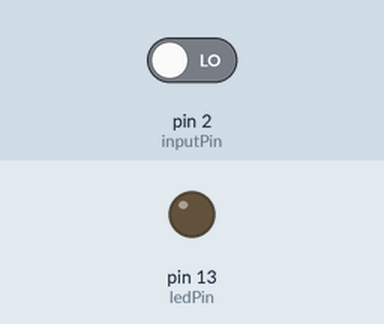
Recording of a sketch running on a simulated Arduino Uno, built with avr-gcc and run on an emulated ATmega328P. On the bench: output pins drawn as LEDs (lit = HIGH). Inputs (shaded band) come from the test bench; at power-on: pin 2 (inputPin) LOW. What the sketch prints to the serial monitor is not drawn.

Above: at 14.8 s.
14.9 s: pin 2 (inputPin) driven HIGH
At 15.9 s:
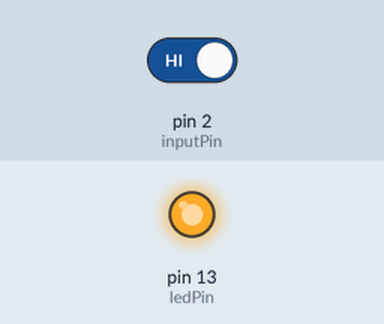
Timing chart, 0 to 42.9 s (numbered marks = the images above; inputs shaded):
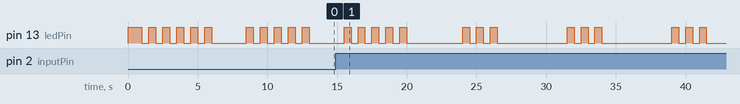

The sketch:

funsiones_if.ino
```cpp
const int ledPin = 13;
const int inputPin = 2;
void setup() {
pinMode(ledPin, OUTPUT);
pinMode(inputPin, INPUT);
digitalWrite(ledPin, HIGH);
Serial.begin(9600);
}
void loop(){
int val = digitalRead(inputPin);
if (val == HIGH){
  delay(3000);
digitalWrite(ledPin, HIGH);
delay(500);
digitalWrite(ledPin, LOW);
delay(500);
digitalWrite(ledPin, HIGH);
delay(500);
digitalWrite(ledPin, LOW);
delay(500);
digitalWrite(ledPin, HIGH);
delay(500);
digitalWrite(ledPin, LOW);
delay(2000);
Serial.print("prendio");
}
else {
  delay(1000);
digitalWrite(ledPin, LOW);
delay(500);
digitalWrite(ledPin, HIGH);
delay(500);
digitalWrite(ledPin, LOW);
delay(500);
digitalWrite(ledPin, HIGH);
delay(500);
digitalWrite(ledPin, LOW);
delay(500);
digitalWrite(ledPin, HIGH);
delay(500);
digitalWrite(ledPin, LOW);
delay(500);
digitalWrite(ledPin, HIGH);
delay(500);
digitalWrite(ledPin, LOW);
delay(500);
digitalWrite(ledPin, HIGH);
delay(500);
digitalWrite(ledPin, LOW);
delay(1000);
Serial.print("apago");
}
}
```
